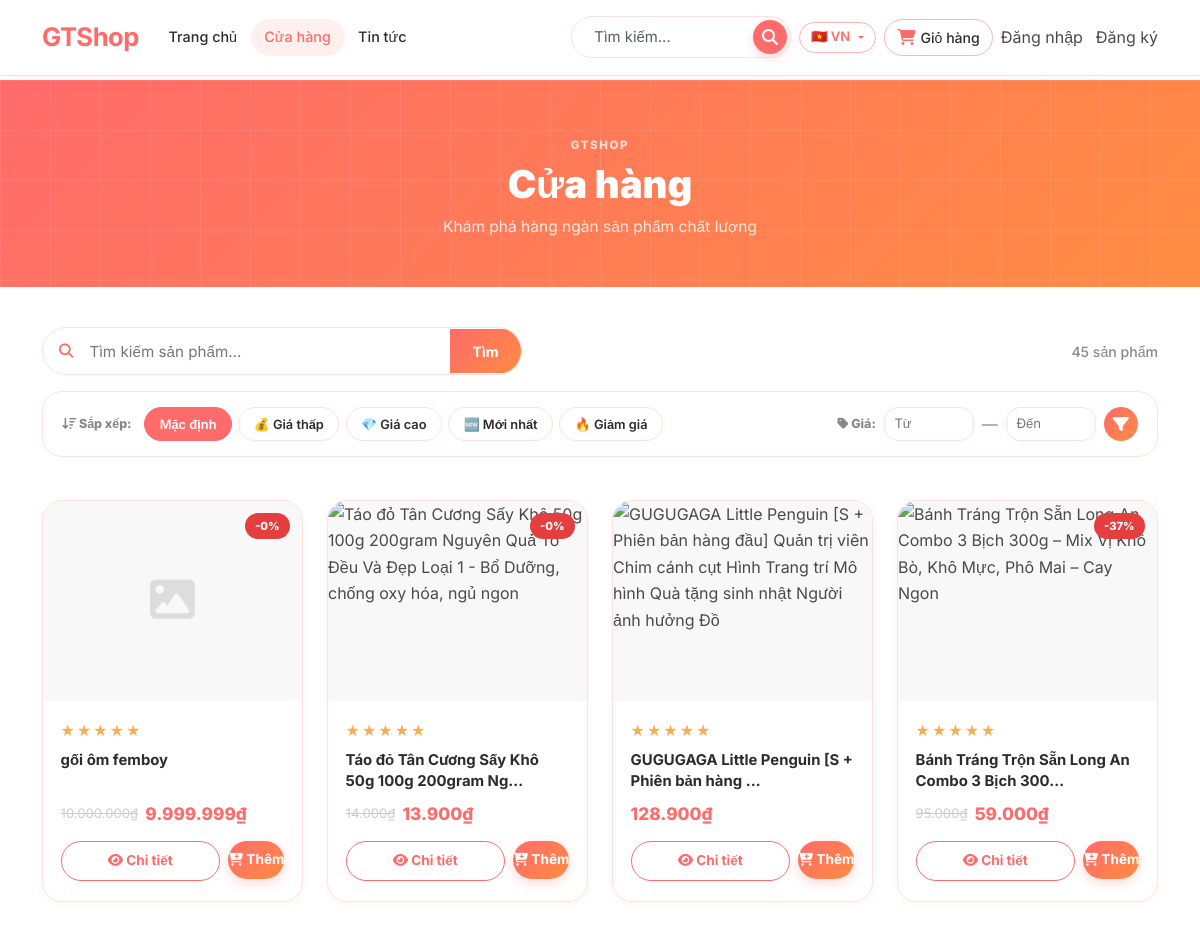
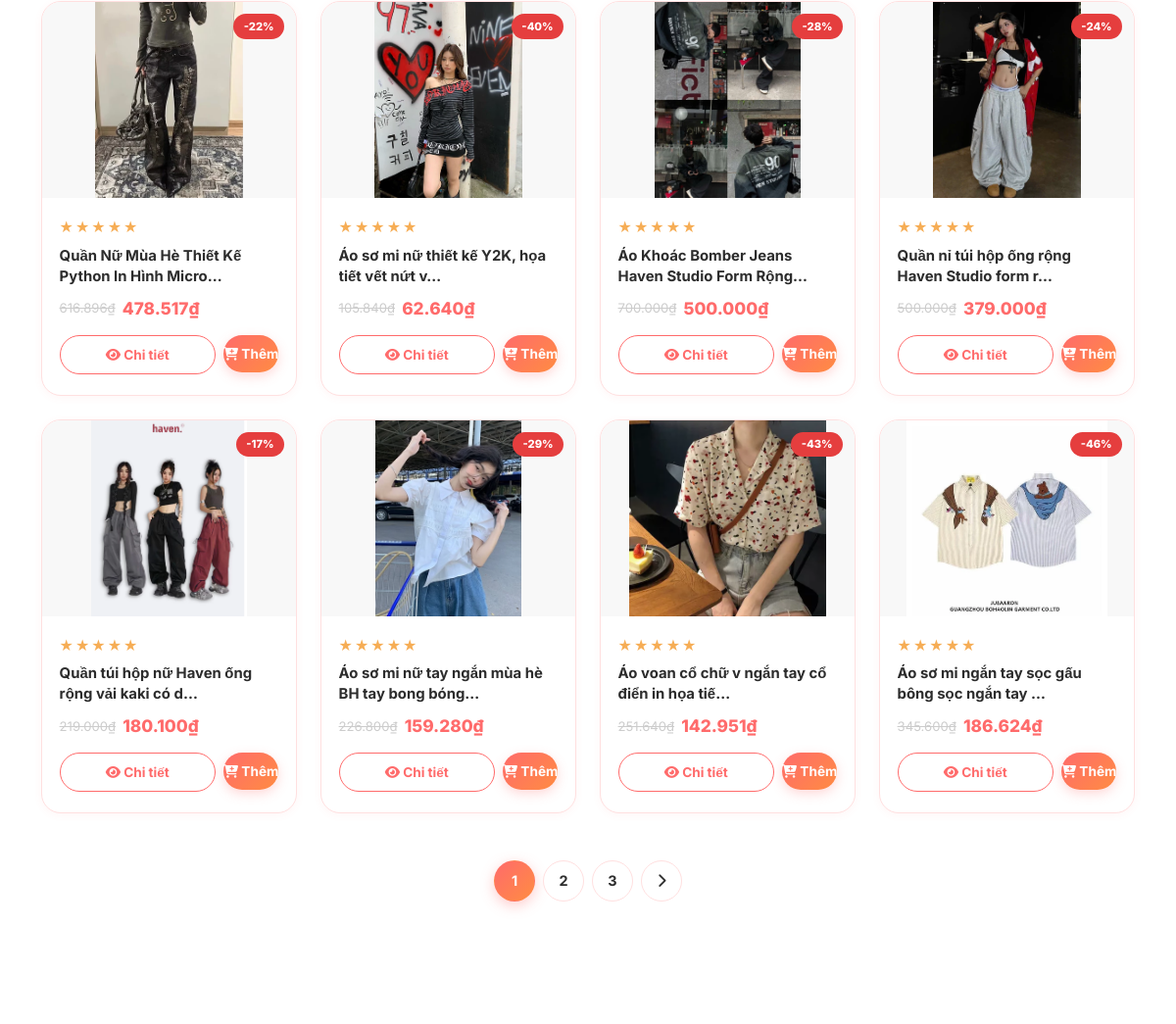
/shop/ (upper part), run on an earlier commit of the app's database (2 pictures, top to bottom).
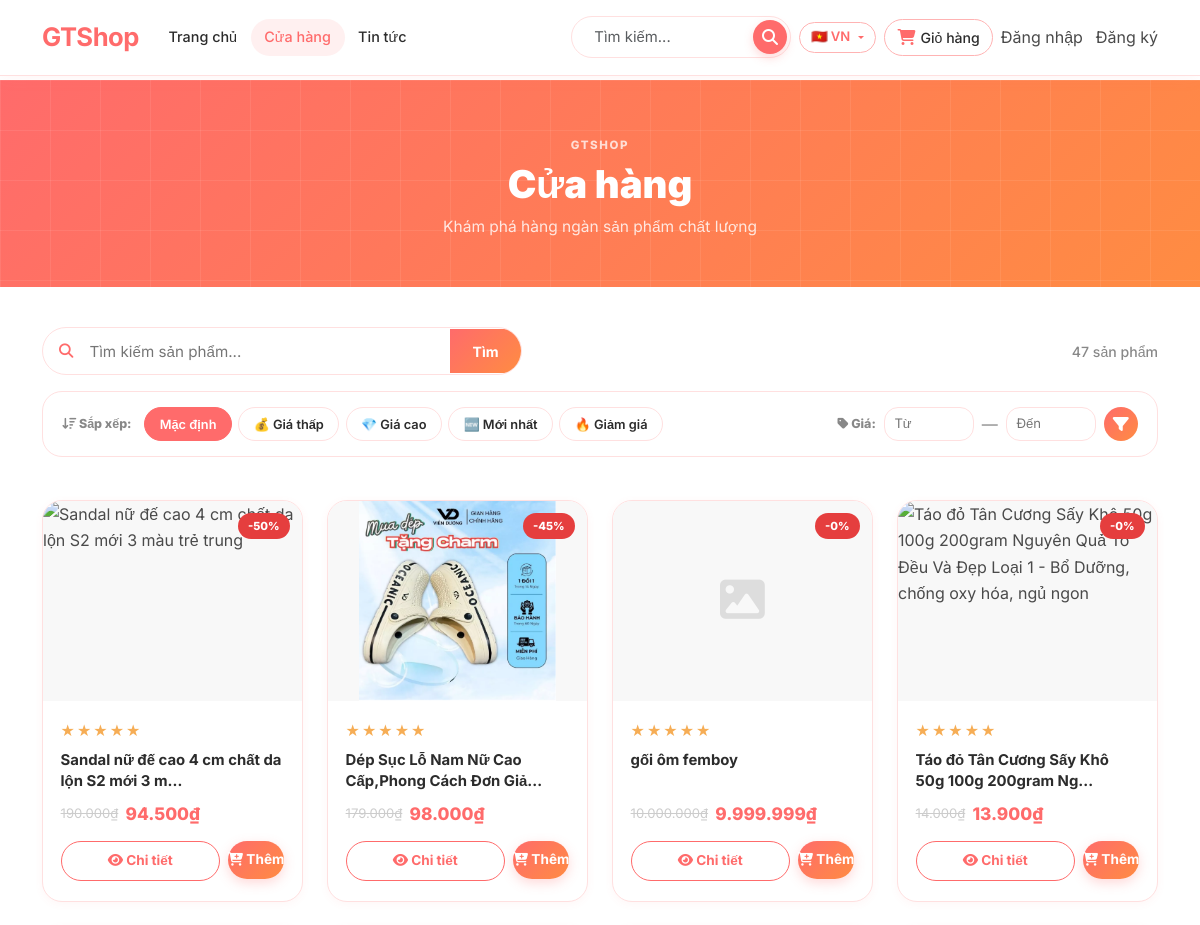
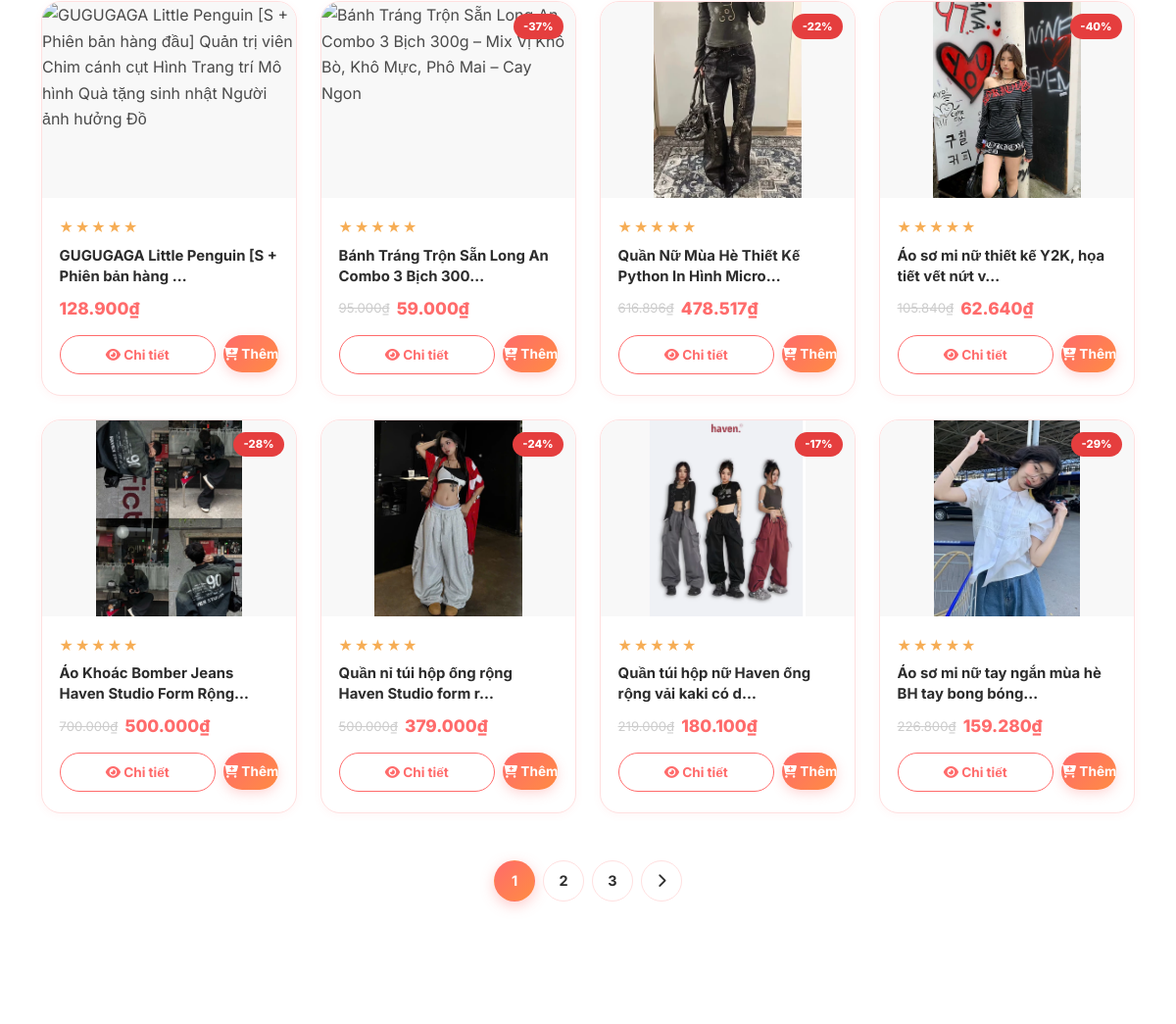
And on a later commit of the database (2 pictures, top to bottom).
### store/models.py (models this page shows, shortened)
class Product(models.Model):
    category = models.ForeignKey(Category, on_delete=models.CASCADE, related_name='products')
    name = models.CharField(max_length=200, db_index=True)
    slug = models.SlugField(max_length=200, unique=True, db_index=True)
    image = models.ImageField(upload_to='products/', blank=True)
    description = models.TextField(blank=True)
    price = models.DecimalField(max_digits=10, decimal_places=0, verbose_name="Giá gốc")
    sale_price = models.DecimalField(max_digits=10, decimal_places=0, blank=True, null=True, verbose_name="Giá khuyến mãi")
    stock = models.PositiveIntegerField(default=0)
    available = models.BooleanField(default=True)
    is_hot = models.BooleanField(default=False, help_text="Sản phẩm hot hiển thị trên trang chủ")
    created = models.DateTimeField(auto_now_add=True)
    updated = models.DateTimeField(auto_now=True)
    weight = models.PositiveIntegerField(default=0, verbose_name="Cân nặng (gram)", help_text="Dùng để tính phí vận chuyển")
    class Meta:
        ordering = ('name',)
        verbose_name = 'sản phẩm'
        verbose_name_plural = 'sản phẩm'
    def get_absolute_url(self):
        return reverse('store:product_detail', args=[self.slug])
    def get_discount_percent(self):
        if self.sale_price and self.price > 0:
            return int(100 - (self.sale_price * 100 / self.price))
        return 0

### store/views.py (the view, shortened to what this page needs)
# urls.py: path('shop/', views.shop, name='shop'),
def shop(request):
    qs = Product.objects.filter(available=True)
    category = None
    cat_slug = request.GET.get('category', '')
    if cat_slug:
        category = get_object_or_404(Category, slug=cat_slug)
        qs = qs.filter(category=category)
    q = request.GET.get('q', '').strip()
    if q:
        qs = qs.filter(
            Q(name__icontains=q) |
            Q(description__icontains=q) |
            Q(category__name__icontains=q)
        )
    min_price = request.GET.get('min_price', '').strip()
    max_price = request.GET.get('max_price', '').strip()
    sort = request.GET.get('sort', 'default')
    if sort == 'price_asc':
        from django.db.models.functions import Coalesce
        from django.db.models import F
        qs = qs.annotate(
            effective_price=Coalesce('sale_price', 'price')
        ).order_by('effective_price')
    elif sort == 'price_desc':
        from django.db.models.functions import Coalesce
        qs = qs.annotate(
            effective_price=Coalesce('sale_price', 'price')
        ).order_by('-effective_price')
    elif sort == 'newest':
        qs = qs.order_by('-created', '-id')
    else:  # default - sắp xếp theo ID mới nhất
        qs = qs.order_by('-id')
    paginator = Paginator(qs, 12)
    page_number = request.GET.get('page', 1)
    page_obj = paginator.get_page(page_number)
    categories = Category.objects.annotate(
        product_count=Count('products', filter=Q(products__available=True))
    ).filter(product_count__gt=0)
    return render(request, 'store/shop.html', {
        'page_obj': page_obj,
        'category': category,
        'categories': categories,
        'sort': sort,
        'search_query': q,
        'min_price': min_price,
        'max_price': max_price,
    })

### GTshop/context_processors.py (called while the page is built)
def cart_count(request):
    cart = request.session.get('cart', {})
    count = sum(item['quantity'] for item in cart.values())
    return {'cart_count': count}

def lang_list(request):
    return {
        'lang_list': [
            ('vi',      '🇻🇳', 'Tiếng Việt'),
            ('en',      '🇺🇸', 'English'),
            ('zh-hans', '🇨🇳', '中文'),
            ('ja',      '🇯🇵', '日本語'),
            ('ru',      '🇷🇺', 'Русский'),
            ('km',      '🇰🇭', 'ភាសាខ្មែរ'),
        ]
    }

### store/templatetags/store_filters.py (called while the page is built)
@register.filter
def currency(value):
    try:
        value = int(value)
        return f"{value:,}".replace(",", ".") + "₫"
    except (ValueError, TypeError):
        return ""

### templates/store/shop.html (shortened to what the changed rows need)
{% extends 'base.html' %}
{% load static %}
{% load store_filters %}
{% load i18n %}
{% block content %}
<div class="page-header">
  <div class="container">
    <h1 class="page-header-title">
      {% if category %}{{ category.name }}{% else %}{% trans "Cửa hàng" %}{% endif %}
    </h1>
  </div>
</div>
<div class="container shop-container">
  <div class="shop-toolbar">
    <form class="shop-search-form" action="." method="get">
      <i class="fas fa-search shop-search-icon"></i>
      <input type="text" name="q" placeholder="{% trans 'Tìm kiếm sản phẩm...' %}" value="{{ request.GET.q }}">
      <button type="submit">{% trans "Tìm" %}</button>
    </form>
    <span class="shop-result-count">{{ page_obj.paginator.count }} {% trans "sản phẩm" %}</span>
  </div>
  <div class="row g-4 mt-1">
    {% for p in page_obj %}
    <div class="col-lg-3 col-md-4 col-6">
      <div class="product-card">
        {% if p.sale_price %}
          <span class="product-badge product-badge--sale">-{{ p.get_discount_percent }}%</span>
        {% elif p.is_hot %}
          <span class="product-badge product-badge--hot">HOT</span>
        {% endif %}
        <div class="product-image-wrap">
          {% if p.image %}<img src="{{ p.image.url }}" alt="{{ p.name }}" loading="lazy">
          {% else %}<div class="product-image-placeholder"></div>{% endif %}
        </div>
        <div class="product-info">
          <div class="product-stars">★★★★★</div>
          <h6 class="product-name"><a href="{{ p.get_absolute_url }}">{{ p.name|truncatechars:45 }}</a></h6>
          <div class="product-price">
            {% if p.sale_price %}
              <span class="price-original">{{ p.price|currency }}</span>
              <span class="price-sale">{{ p.sale_price|currency }}</span>
            {% else %}
              <span class="price-regular">{{ p.price|currency }}</span>
            {% endif %}
          </div>
          <div class="product-actions">
            <a href="{{ p.get_absolute_url }}" class="btn-product-detail">
              <i class="fas fa-eye"></i> {% trans "Chi tiết" %}
            </a>
            <form method="post" action="{% url 'carts:cart_add' p.id %}" class="d-inline ajax-cart-form">
              <button type="submit" class="btn-add-to-cart">
                <i class="fas fa-cart-plus"></i> {% trans "Thêm" %}
              </button>
            </form>
          </div>
        </div>
      </div>
    </div>
    {% endfor %}
  </div>
  {% if page_obj.paginator.num_pages > 1 %}
  <div class="pagination-wrap">
    {% for num in page_obj.paginator.page_range %}
      {% if page_obj.number == num %}
        <span class="pagination-btn pagination-btn--active">{{ num }}</span>
      {% elif num > page_obj.number|add:'-3' and num < page_obj.number|add:'3' %}
        <a class="pagination-btn" href="?page={{ num }}{% if request.GET.q %}&q={{ request.GET.q }}{% endif %}{% if request.GET.sort %}&sort={{ request.GET.sort }}{% endif %}">{{ num }}</a>
      {% endif %}
    {% endfor %}
    {% if page_obj.has_next %}
      <a class="pagination-btn" href="?page={{ page_obj.next_page_number }}{% if request.GET.q %}&q={{ request.GET.q }}{% endif %}{% if request.GET.sort %}&sort={{ request.GET.sort }}{% endif %}"><i class="fas fa-chevron-right"></i></a>
    {% endif %}
  </div>
  {% endif %}
</div>
{% endblock %}

What changed in the data, as far as the page shows it:
no longer on this page (row unchanged): Product: get_discount_percent "43", name "Áo voan cổ chữ v ngắn tay cổ điển in họa tiế…", price "251.640₫", sale_price "142.951₫"
no longer on this page (row unchanged): Product: get_discount_percent "46", name "Áo sơ mi ngắn tay sọc gấu bông sọc ngắn tay …", price "345.600₫", sale_price "186.624₫"
added Product: get_discount_percent "50", name "Sandal nữ đế cao 4 cm chất da lộn S2 mới 3 m…", price "190.000₫", sale_price "94.500₫"
added Product: get_discount_percent "45", name "Dép Sục Lỗ Nam Nữ Cao Cấp,Phong Cách Đơn Giả…", price "179.000₫", sale_price "98.000₫"
Also different on the page:
{{ page_obj.paginator.count }}: "45" → "47"
